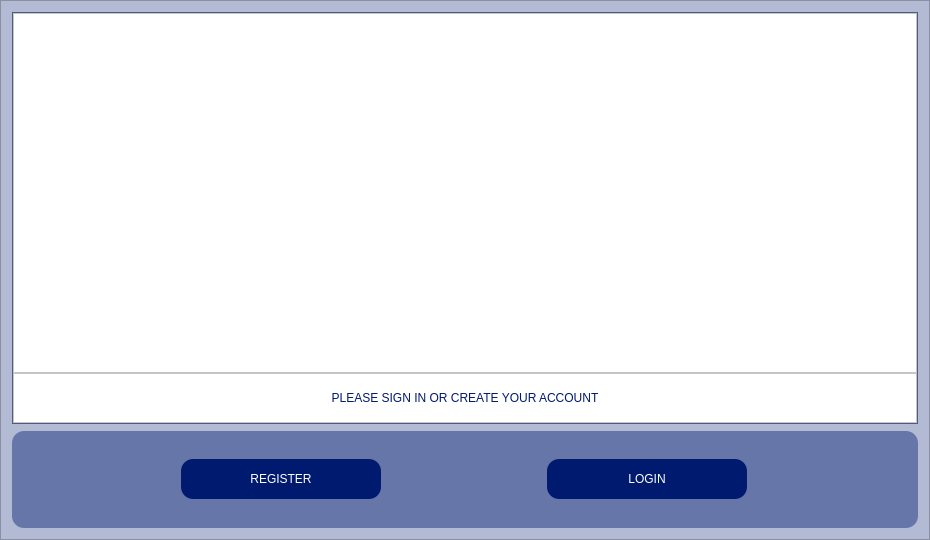
<?xml version="1.0" encoding="UTF-8"?>
<ui version="4.0">
 <class>Dialog</class>
 <widget class="QDialog" name="Dialog">
  <property name="geometry">
   <rect>
    <x>0</x>
    <y>0</y>
    <width>930</width>
    <height>540</height>
   </rect>
  </property>
  <property name="minimumSize">
   <size>
    <width>930</width>
    <height>540</height>
   </size>
  </property>
  <property name="maximumSize">
   <size>
    <width>930</width>
    <height>540</height>
   </size>
  </property>
  <property name="windowTitle">
   <string>Dialog</string>
  </property>
  <layout class="QGridLayout" name="gridLayout">
   <property name="leftMargin">
    <number>0</number>
   </property>
   <property name="topMargin">
    <number>0</number>
   </property>
   <property name="rightMargin">
    <number>0</number>
   </property>
   <property name="bottomMargin">
    <number>0</number>
   </property>
   <property name="horizontalSpacing">
    <number>0</number>
   </property>
   <item row="0" column="0">
    <widget class="QFrame" name="frame">
     <property name="minimumSize">
      <size>
       <width>480</width>
       <height>360</height>
      </size>
     </property>
     <property name="maximumSize">
      <size>
       <width>930</width>
       <height>540</height>
      </size>
     </property>
     <property name="styleSheet">
      <string notr="true">background-color: rgb(179, 186, 212);</string>
     </property>
     <property name="frameShape">
      <enum>QFrame::StyledPanel</enum>
     </property>
     <property name="frameShadow">
      <enum>QFrame::Plain</enum>
     </property>
     <layout class="QVBoxLayout" name="verticalLayout">
      <property name="spacing">
       <number>7</number>
      </property>
      <property name="leftMargin">
       <number>11</number>
      </property>
      <property name="topMargin">
       <number>11</number>
      </property>
      <property name="rightMargin">
       <number>11</number>
      </property>
      <property name="bottomMargin">
       <number>11</number>
      </property>
      <item>
       <widget class="QFrame" name="frame_2">
        <property name="minimumSize">
         <size>
          <width>480</width>
          <height>360</height>
         </size>
        </property>
        <property name="maximumSize">
         <size>
          <width>930</width>
          <height>540</height>
         </size>
        </property>
        <property name="styleSheet">
         <string notr="true">background-color: rgb(102, 118, 169);
</string>
        </property>
        <property name="frameShape">
         <enum>QFrame::StyledPanel</enum>
        </property>
        <property name="frameShadow">
         <enum>QFrame::Plain</enum>
        </property>
        <layout class="QVBoxLayout" name="verticalLayout_2">
         <property name="spacing">
          <number>0</number>
         </property>
         <property name="leftMargin">
          <number>0</number>
         </property>
         <property name="topMargin">
          <number>0</number>
         </property>
         <property name="rightMargin">
          <number>0</number>
         </property>
         <property name="bottomMargin">
          <number>0</number>
         </property>
         <item>
          <widget class="QFrame" name="frame_7">
           <property name="minimumSize">
            <size>
             <width>480</width>
             <height>360</height>
            </size>
           </property>
           <property name="maximumSize">
            <size>
             <width>18000</width>
             <height>500</height>
            </size>
           </property>
           <property name="styleSheet">
            <string notr="true">background-color: rgb(255, 255, 255);</string>
           </property>
           <property name="frameShape">
            <enum>QFrame::StyledPanel</enum>
           </property>
           <property name="frameShadow">
            <enum>QFrame::Raised</enum>
           </property>
           <layout class="QHBoxLayout" name="horizontalLayout_5">
            <item alignment="Qt::AlignHCenter|Qt::AlignVCenter">
             <widget class="QLabel" name="label">
              <property name="text">
               <string/>
              </property>
              <property name="pixmap">
               <pixmap>../Images/Logo_main.png</pixmap>
              </property>
             </widget>
            </item>
           </layout>
          </widget>
         </item>
         <item>
          <widget class="QFrame" name="frame_8">
           <property name="minimumSize">
            <size>
             <width>480</width>
             <height>50</height>
            </size>
           </property>
           <property name="maximumSize">
            <size>
             <width>16777215</width>
             <height>50</height>
            </size>
           </property>
           <property name="styleSheet">
            <string notr="true">background-color: rgb(255, 255, 255);</string>
           </property>
           <property name="frameShape">
            <enum>QFrame::StyledPanel</enum>
           </property>
           <property name="frameShadow">
            <enum>QFrame::Raised</enum>
           </property>
           <layout class="QHBoxLayout" name="horizontalLayout_4">
            <property name="spacing">
             <number>7</number>
            </property>
            <item>
             <widget class="QLabel" name="label_2">
              <property name="styleSheet">
               <string notr="true">color: rgb(0, 26, 112);
font: 87 14pt &quot;Arial Black&quot;;</string>
              </property>
              <property name="text">
               <string>&lt;html&gt;&lt;head/&gt;&lt;body&gt;&lt;p align=&quot;center&quot;&gt;PLEASE SIGN IN OR CREATE YOUR ACCOUNT&lt;/p&gt;&lt;/body&gt;&lt;/html&gt;</string>
              </property>
             </widget>
            </item>
           </layout>
          </widget>
         </item>
        </layout>
       </widget>
      </item>
      <item>
       <widget class="QFrame" name="frame_3">
        <property name="maximumSize">
         <size>
          <width>930</width>
          <height>150</height>
         </size>
        </property>
        <property name="styleSheet">
         <string notr="true">background-color: rgb(102, 118, 169);
border-radius: 12px;</string>
        </property>
        <property name="frameShape">
         <enum>QFrame::StyledPanel</enum>
        </property>
        <property name="frameShadow">
         <enum>QFrame::Raised</enum>
        </property>
        <layout class="QHBoxLayout" name="horizontalLayout">
         <item>
          <widget class="QPushButton" name="Register">
           <property name="maximumSize">
            <size>
             <width>200</width>
             <height>40</height>
            </size>
           </property>
           <property name="styleSheet">
            <string notr="true">color: rgb(255, 255, 255);
background-color: rgb(0, 26, 112);
font: 87 14pt &quot;Arial Black&quot;;
border-radius: 12px;</string>
           </property>
           <property name="text">
            <string>REGISTER</string>
           </property>
          </widget>
         </item>
         <item>
          <widget class="QPushButton" name="Login">
           <property name="maximumSize">
            <size>
             <width>200</width>
             <height>40</height>
            </size>
           </property>
           <property name="styleSheet">
            <string notr="true">color: rgb(255, 255, 255);
background-color: rgb(0, 26, 112);
font: 87 14pt &quot;Arial Black&quot;;
border-radius: 12px;</string>
           </property>
           <property name="text">
            <string>LOGIN</string>
           </property>
          </widget>
         </item>
        </layout>
       </widget>
      </item>
     </layout>
    </widget>
   </item>
  </layout>
 </widget>
 <resources/>
 <connections>
  <connection>
   <sender>Register</sender>
   <signal>clicked()</signal>
   <receiver>Dialog</receiver>
   <slot>update()</slot>
   <hints>
    <hint type="sourcelabel">
     <x>300</x>
     <y>350</y>
    </hint>
    <hint type="destinationlabel">
     <x>599</x>
     <y>399</y>
    </hint>
   </hints>
  </connection>
  <connection>
   <sender>Login</sender>
   <signal>clicked()</signal>
   <receiver>Dialog</receiver>
   <slot>update()</slot>
   <hints>
    <hint type="sourcelabel">
     <x>900</x>
     <y>350</y>
    </hint>
    <hint type="destinationlabel">
     <x>599</x>
     <y>399</y>
    </hint>
   </hints>
  </connection>
 </connections>
</ui>
